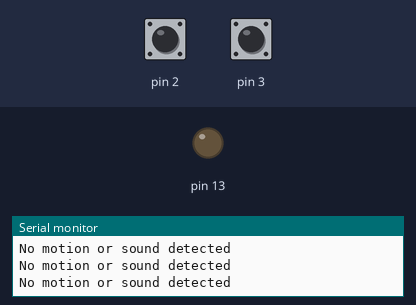
The sketch below on a simulated Arduino Uno, built with avr-gcc and run on an emulated ATmega328P. Parts: output pins drawn as LEDs (lit = HIGH), the last lines printed to the serial monitor. Dashed ring = blinking. The inputs (shaded band) are chosen by the test bench; at power-on: pin 2 LOW, pin 3 LOW.

Above: at 1.2 s.
1.3 s: pin 2 driven HIGH
At 2.3 s:
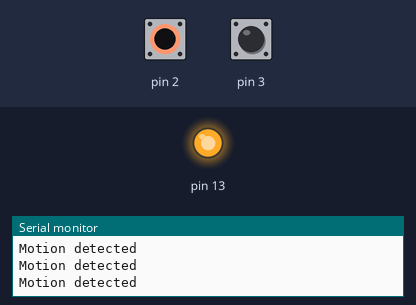
2.8 s: pin 3 driven HIGH
4.4 s: pin 2 driven LOW
7.4 s: pin 3 driven LOW
At 8.3 s:
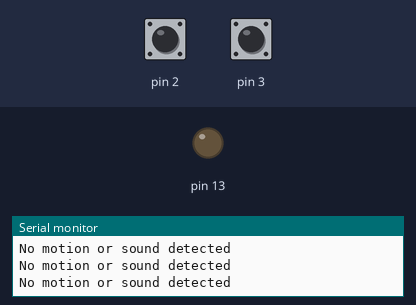
10.4 s: pin 2 pulsed HIGH 5 times (0.12 s each, 0.3 s apart)
At 11.06 s:
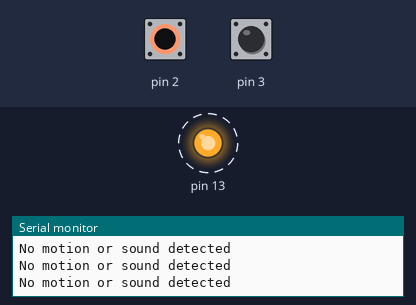
14.9 s: pin 3 pulsed HIGH 2 times (0.12 s each, 0.3 s apart)
At 16.4 s:
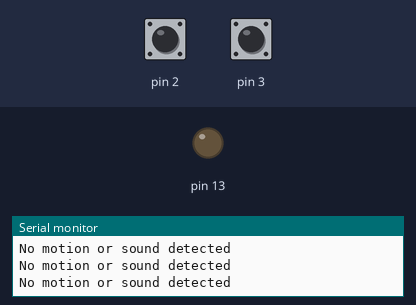
Timing chart, 0 to 17.9 s (numbered marks = the images above; inputs shaded):
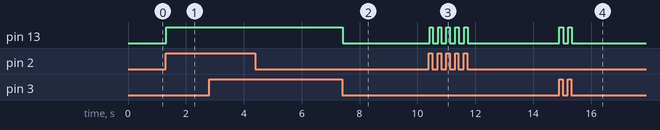

Measured:
- after the input at 1.3 s, pin 13: LOW → HIGH at once
- after the input at 7.4 s, pin 13: HIGH → LOW at once
- after the input at 10.4 s, pin 13: alternates HIGH for 0.12 s and LOW for 0.18 s, 10 changes in all, then stays LOW, starting at once
- after the input at 14.9 s, pin 13: alternates HIGH for 0.12 s and LOW for 0.18 s, 4 changes in all, then stays LOW, starting at once

The sketch:

Task1.3C.ino
```cpp
volatile boolean motionState;         // variable for reading the motion status
volatile boolean soundState;         // variable for reading the sound status

void setup(){
  pinMode(13, OUTPUT);
  pinMode(2, INPUT);
  pinMode(3, INPUT);
  //attach interupts to the ISR vectors
  attachInterrupt(0, pin_ISR, CHANGE);  // ISR on digital pin 2
  attachInterrupt(1, sound_ISR, CHANGE);  // ISR on digital pin 3

  Serial.begin(9600); //start serial Monitor
}

void loop(){
  if (motionState){
    digitalWrite(13, HIGH);
    Serial.println("Motion detected");
  }
  if (soundState){
    digitalWrite(13, HIGH);
    Serial.println("Sound detected");
  }
  if (!motionState && !soundState){
    digitalWrite(13, LOW);
    Serial.println("No motion or sound detected");
  }

}

void pin_ISR() {
  motionState = !motionState;
}

void sound_ISR() {
  if(digitalRead(3)== 1){
    soundState = HIGH;
  }
  else{
    soundState = LOW;
  }

}
```
